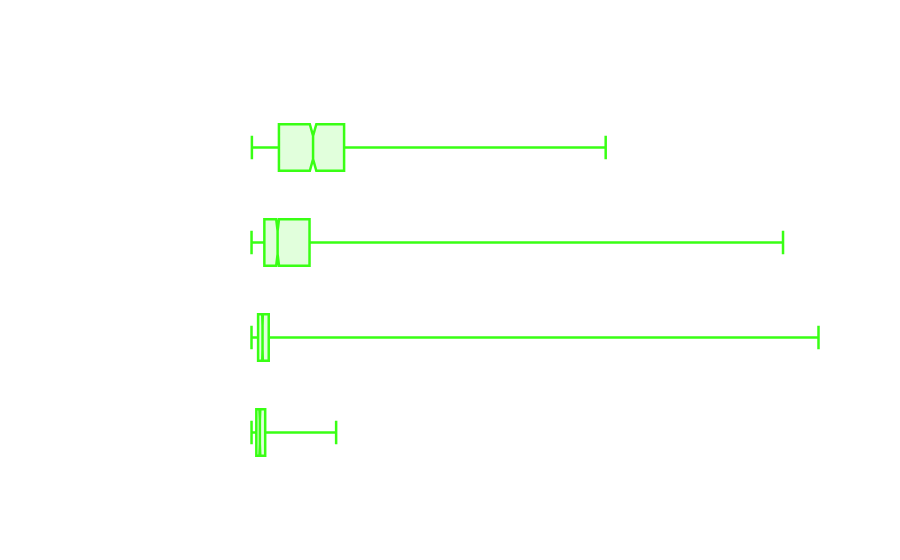

Source (notebook cell):
### Code cell
import plotly.graph_objects as go

def plot_wage_distribution_plotly(df):
    # 1. Prepare Data
    working_df = df[df['total_wage'] > 0].copy()
    edu_order = ['1. Low/Illiterate', '2. Middle/Secondary', '3. Graduate/Tech', '4. Post-Grad+']
    
    # UI Colors
    text_color = "#FFFFFF" # Plain white
    neon_green = "#39FF14" # The "shining" accent
    
    # 2. Create Figure
    fig = go.Figure()

    for i, edu in enumerate(edu_order):
        subset = working_df[working_df['Education_Group'] == edu]
        fig.add_trace(go.Box(
            x=subset['total_wage'],
            name=f"<b>{edu}</b>",
            orientation='h',
            marker_color=neon_green,
            line_width=3,
            fillcolor='rgba(57, 255, 20, 0.2)', # Semi-transparent neon fill
            boxpoints=False, # Hiding outliers as per your matplotlib code
            notched=True # Adds a modern "waist" at the median
        ))

    # 3. PPT UI Styling
    fig.update_layout(
        paper_bgcolor='rgba(0,0,0,0)',
        plot_bgcolor='rgba(0,0,0,0)',
        
        title_text="<b>MONTHLY EARNINGS BY EDUCATION LEVEL</b>",
        title_x=0.5,
        title_y=0.92,
        title_font=dict(size=30, color=text_color, family="Arial Black"),
        
        showlegend=False,
        margin=dict(t=120, b=100, l=200, r=50), # Large left margin for edu labels
        
        xaxis=dict(
            title="<b>Monthly Wage (₹)</b>",
            title_font=dict(size=22, color=text_color),
            tickfont=dict(size=16, color=text_color),
            gridcolor='rgba(255, 255, 255, 0.1)', # Faint white grid
            zerolinecolor=text_color
        ),
        yaxis=dict(
            tickfont=dict(size=18, color=text_color),
            gridcolor='rgba(0,0,0,0)' # No vertical grids for a cleaner look
        )
    )

    fig.show()

# --- EXECUTE ---
plot_wage_distribution_plotly(df_target_final)

### Figure 1 — Plotly figure (JSON) as saved in the notebook; plotly's stock layout.template omitted (floating-point values rounded to 4 significant figures; data arrays with more than 128 entries replaced by an {"elided": "..."} marker saying what was removed)
{"data": [{"boxpoints": false, "fillcolor": "rgba(57, 255, 20, 0.15)", "line": {"width": 2.5}, "marker": {"color": "#39FF14"}, "name": "<b>1. Low/Illiterate</b>", "notched": true, "orientation": "h", "type": "box", "x": {"elided": "1160 int values"}}, {"boxpoints": false, "fillcolor": "rgba(57, 255, 20, 0.15)", "line": {"width": 2.5}, "marker": {"color": "#39FF14"}, "name": "<b>2. Middle/Secondary</b>", "notched": true, "orientation": "h", "type": "box", "x": {"elided": "3817 int values"}}, {"boxpoints": false, "fillcolor": "rgba(57, 255, 20, 0.15)", "line": {"width": 2.5}, "marker": {"color": "#39FF14"}, "name": "<b>3. Graduate/Tech</b>", "notched": true, "orientation": "h", "type": "box", "x": {"elided": "2635 int values"}}, {"boxpoints": false, "fillcolor": "rgba(57, 255, 20, 0.15)", "line": {"width": 2.5}, "marker": {"color": "#39FF14"}, "name": "<b>4. Post-Grad+</b>", "notched": true, "orientation": "h", "type": "box", "x": {"elided": "992 int values"}}], "layout": {"margin": {"b": 80, "l": 220, "r": 50, "t": 100}, "paper_bgcolor": "rgba(0,0,0,0)", "plot_bgcolor": "rgba(0,0,0,0)", "showlegend": false, "title": {"font": {"color": "white", "family": "Arial Black", "size": 28}, "text": "<b>MONTHLY EARNINGS BY EDUCATION LEVEL</b>", "x": 0.5}, "xaxis": {"gridcolor": "rgba(255, 255, 255, 0.1)", "tickfont": {"color": "white", "size": 14}, "title": {"font": {"color": "white", "size": 20}, "text": "<b>Monthly Wage (₹)</b>"}, "zerolinecolor": "white"}, "yaxis": {"gridcolor": "rgba(0,0,0,0)", "tickfont": {"color": "white", "size": 16}}}}
